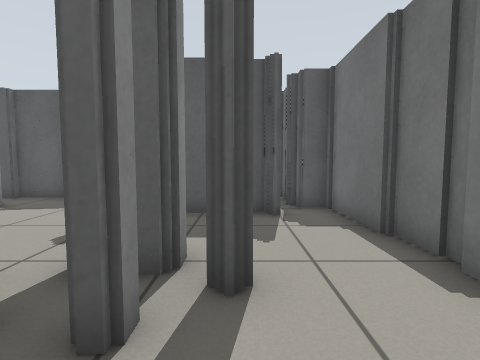
view 1 (above)

20 first-person views from a walk through a Gazebo world. The camera is 0.68 m above the floor, tilts 4° down and sees 85° across. The floor is counted in squares, 0.5 m on a side. Each view is taken from the middle of a square. On the plan, view 1 faces up. The plan holds only what a view shows up to about 13 squares ahead; the rest is blank. Robots are left out.

view 2
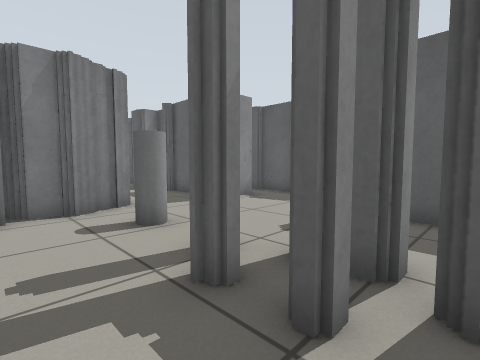

view 3
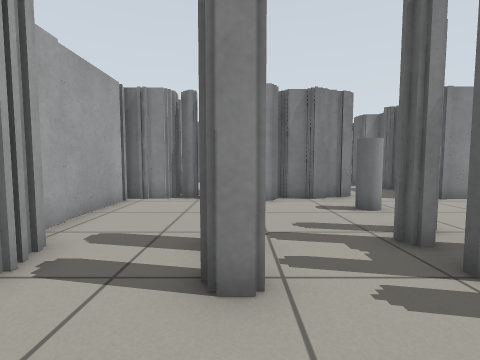

view 4
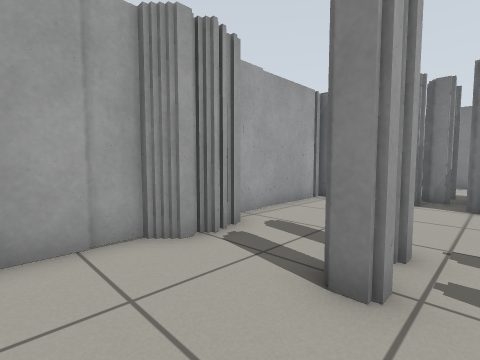

view 5
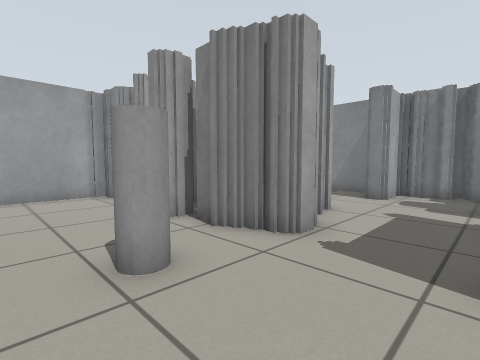

view 6
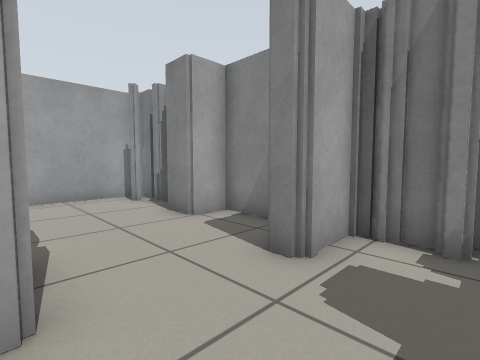

view 7
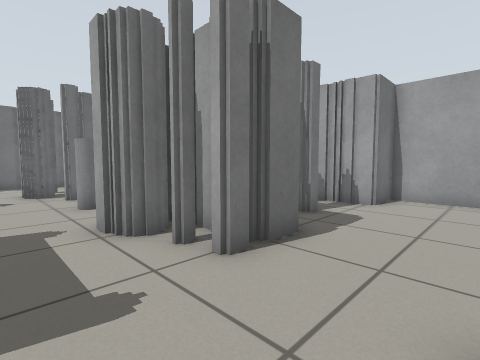

view 8
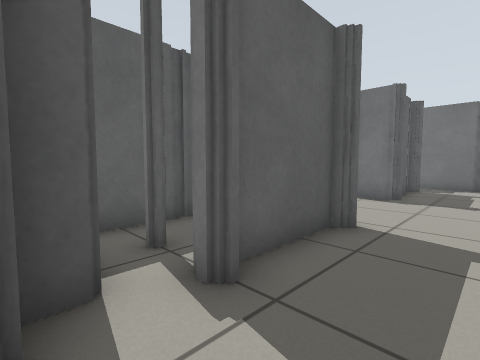

view 9
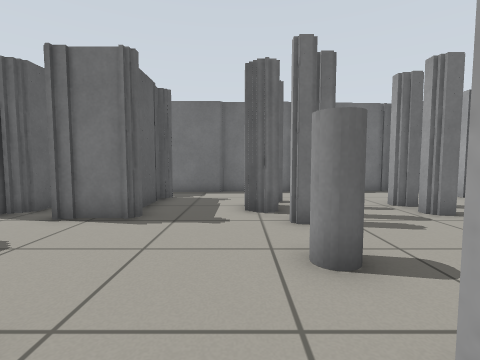

view 10
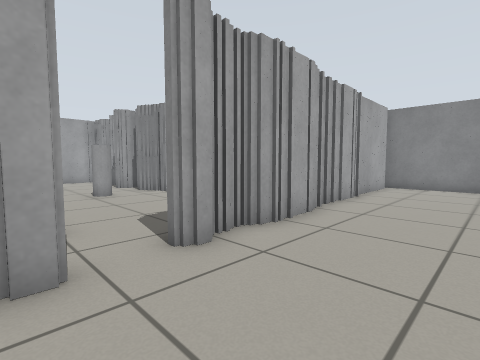

view 11
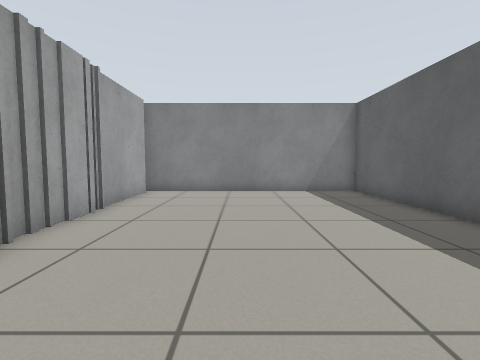

view 12
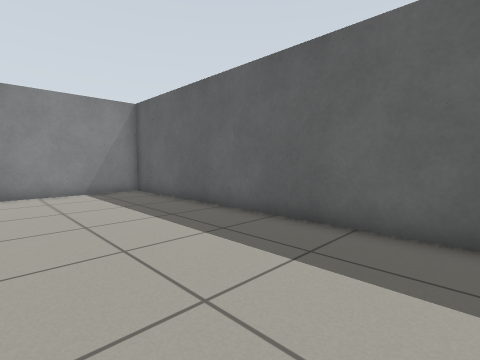

view 13
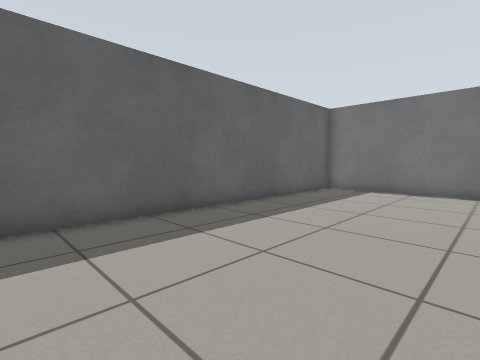

view 14
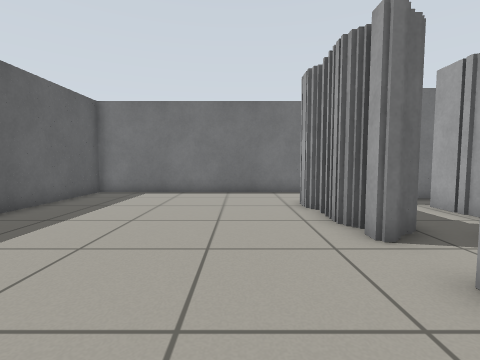

view 15
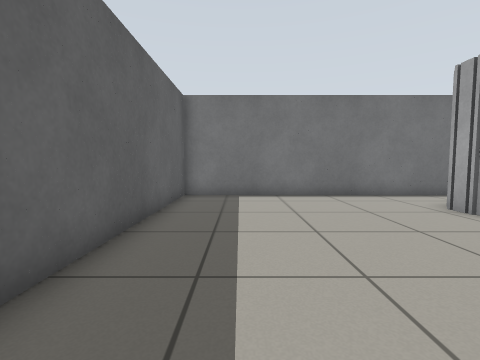

view 16
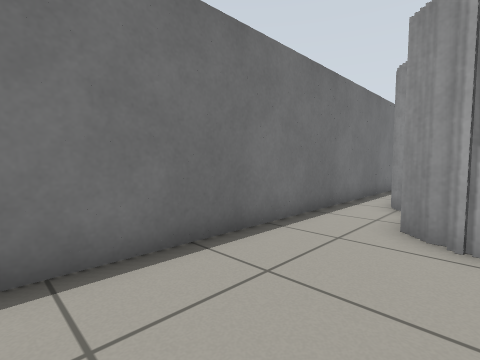

view 17
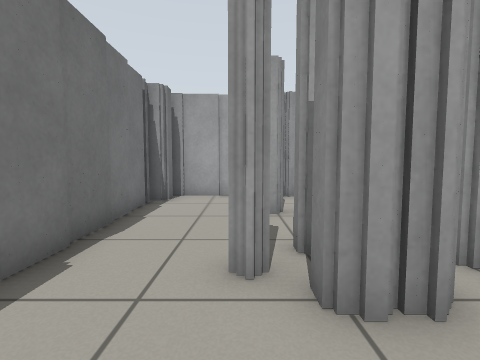

view 18
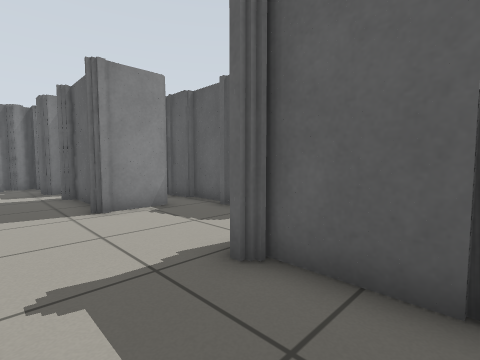

view 19
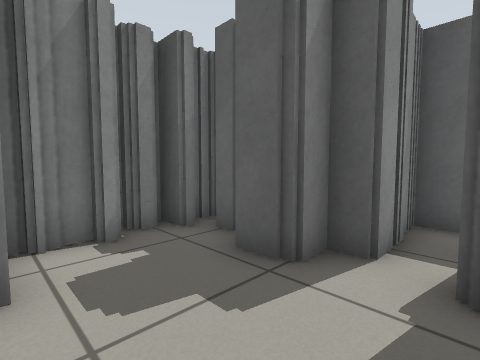

view 20
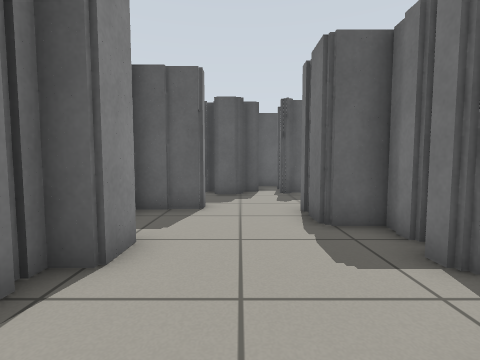

### Floor plan
Key: @ floor where view 1 was taken; # wall or solid block; . floor; B bin.
Columns run from 17 left of view 1 to 5 right of it. Each row starts with its distance up from view 1.
 20 #######################
 19 #.....................#
 18 #.....................#
 17 #.....................#
 16 #.....................#
 15 #.....................#
 14 #.....................#
 13 #.....................#
 12 #.....................#
 11 #...............###...#
 10 #############..## ##..#
  9     #............ .#..#
  8     ###..#....#....##.#
  7  #########....#####.#.#
  6  #.##...............#.#
  5  #..................#.#
  4  #..................#.#
  3  ##....###.BB.####..# #
  2  #....####.....##...# #
  1  #....####..........#
  0  #.....###.......@..#
 -1  ##....##......##...#
 -2  #.....###..........#
 -3  #.......#..........#
 -4  ##...####.....##...#
 -5  #....#  ############
 -6  ######

Where each view was taken, in squares from view 1:
view 1: 0 up, 0 right, facing up
view 2: 0 up, 0 right, facing up-left
view 3: 1 down, 2 right, facing left
view 4: 0 up, 2 right, facing down-left
view 5: 6 up, 4 left, facing down-left
view 6: 5 up, 11 left, facing down-left
view 7: 5 up, 14 left, facing down-right
view 8: 4 up, 13 left, facing up-right
view 9: 4 up, 9 left, facing right
view 10: 14 up, 2 left, facing down-left
view 11: 14 up, 5 left, facing left
view 12: 14 up, 5 left, facing up-left
view 13: 13 up, 8 left, facing up-right
view 14: 13 up, 7 left, facing right
view 15: 17 up, 6 left, facing right
view 16: 16 up, 1 right, facing down-right
view 17: 6 up, 0 right, facing down
view 18: 4 up, 0 right, facing up-left
view 19: 3 up, 11 left, facing up-left
view 20: 5 down, 13 left, facing up
